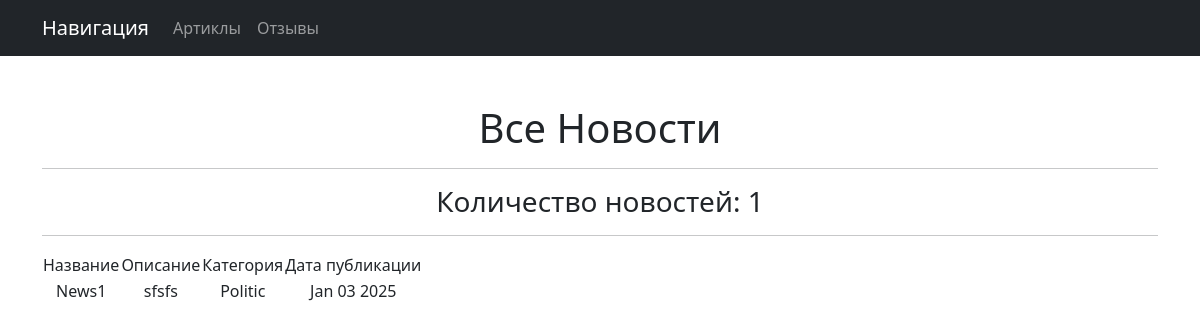
The page /newstest/ on the database as committed earlier.
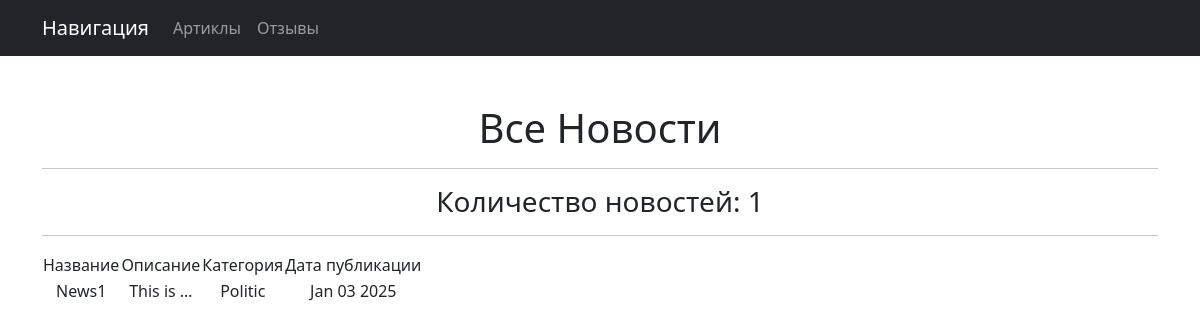
The same page on the database as committed later.
### AppNews/models.py (models this page shows, shortened)
class News(models.Model):
    news_name = models.CharField(max_length=50)
    news_body_text = models.TextField(max_length=500)
    news_category = models.ForeignKey('News_Category', on_delete=models.CASCADE, related_name='News')
    news_publish_date = models.DateTimeField(auto_now_add=True)

class News_Category(models.Model):
    category_news_name = models.CharField(max_length=50, unique=True)
    def __str__(self):
        return self.category_news_name.title()

### AppNews/views.py (the view)
# urls.py: path('', News_List.as_view()),
class News_List(ListView):
    model = News
    ordering = 'news_name'
    template_name = 'app_news.html'
    context_object_name = 'news'

### AppNews/templatetags/custom_filter.py (called while the page is built)
@register.filter()
def censor_rediska(text):
    censor_text = text.replace('Редиска', '****')
    return censor_text

### templates/app_news.html (shortened to what this page needs)
{% extends 'flatpages/default.html' %}
{% load custom_filter%}
{% block content %}
   <h1>Все Новости</h1>
    <hr>
    <h3> Количество новостей: {{news|length}}</h3>
   <hr>
   {% if news %}
       <table>
           <tr>
               <td>Название</td>
               <td>Описание</td>
               <td>Категория</td>
               <td>Дата публикации</td>
           </tr>
           {% for newsid in news %}
           <tr>
               <td>{{ newsid.news_name|truncatewords:2|censor_rediska}}</td>
               <td>{{ newsid.news_body_text|truncatewords:2|censor_rediska}}</td>
               <td>{{ newsid.news_category }}</td>
               <td>{{newsid.news_publish_date|date:'M d Y' }}</td>
           </tr>
           {% endfor %}
       </table>
   {% else %}
       <h2>Товаров нет!
       ужас</h2>
   {% endif %}
{% endblock content %}

Rows that differ between the two databases and show on the page:
changed News "News1": news_body_text|censor_rediska "sfsfs" → "This is …"
